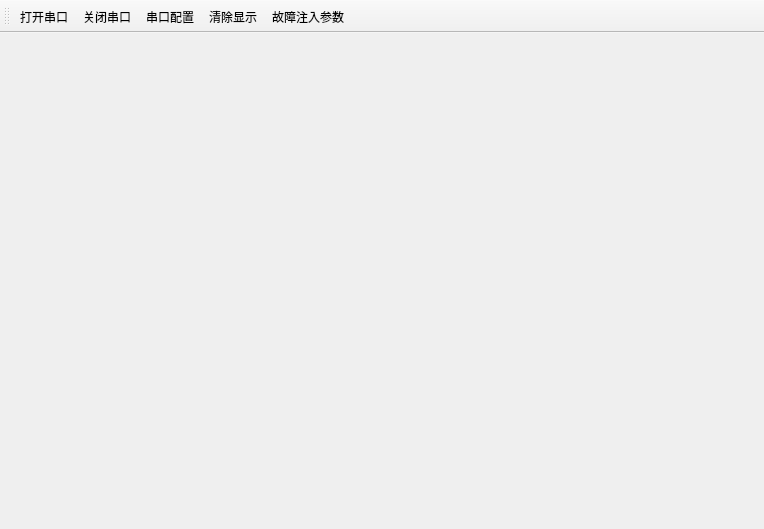
<?xml version="1.0" encoding="UTF-8"?>
<ui version="4.0">
 <class>MainWindow</class>
 <widget class="QMainWindow" name="MainWindow">
  <property name="geometry">
   <rect>
    <x>0</x>
    <y>0</y>
    <width>764</width>
    <height>529</height>
   </rect>
  </property>
  <property name="windowTitle">
   <string>串口调试助手</string>
  </property>
  <property name="styleSheet">
   <string notr="true"/>
  </property>
  <widget class="QWidget" name="centralwidget"/>
  <widget class="QToolBar" name="toolBar">
   <property name="windowTitle">
    <string>toolBar</string>
   </property>
   <attribute name="toolBarArea">
    <enum>TopToolBarArea</enum>
   </attribute>
   <attribute name="toolBarBreak">
    <bool>false</bool>
   </attribute>
   <addaction name="actionConnect"/>
   <addaction name="actionDisconnect"/>
   <addaction name="actionConfigure"/>
   <addaction name="actionQuit"/>
   <addaction name="actionFault"/>
  </widget>
  <action name="actionConfigure">
   <property name="icon">
    <iconset>
     <normaloff>../images/setting.png</normaloff>../images/setting.png</iconset>
   </property>
   <property name="text">
    <string>串口配置</string>
   </property>
  </action>
  <action name="actionConnect">
   <property name="icon">
    <iconset>
     <normaloff>../images/connect.png</normaloff>../images/connect.png</iconset>
   </property>
   <property name="text">
    <string>打开串口</string>
   </property>
  </action>
  <action name="actionDisconnect">
   <property name="icon">
    <iconset>
     <normaloff>../images/disconnect.png</normaloff>../images/disconnect.png</iconset>
   </property>
   <property name="text">
    <string>关闭串口</string>
   </property>
  </action>
  <action name="actionQuit">
   <property name="icon">
    <iconset>
     <normaloff>../images/clean.png</normaloff>../images/clean.png</iconset>
   </property>
   <property name="text">
    <string>清除显示</string>
   </property>
  </action>
  <action name="actionFault">
   <property name="icon">
    <iconset>
     <normaloff>../images/fault.png</normaloff>../images/fault.png</iconset>
   </property>
   <property name="text">
    <string>故障注入参数</string>
   </property>
  </action>
  <action name="actionconnect">
   <property name="text">
    <string>设备连接</string>
   </property>
  </action>
 </widget>
 <resources/>
 <connections/>
</ui>
